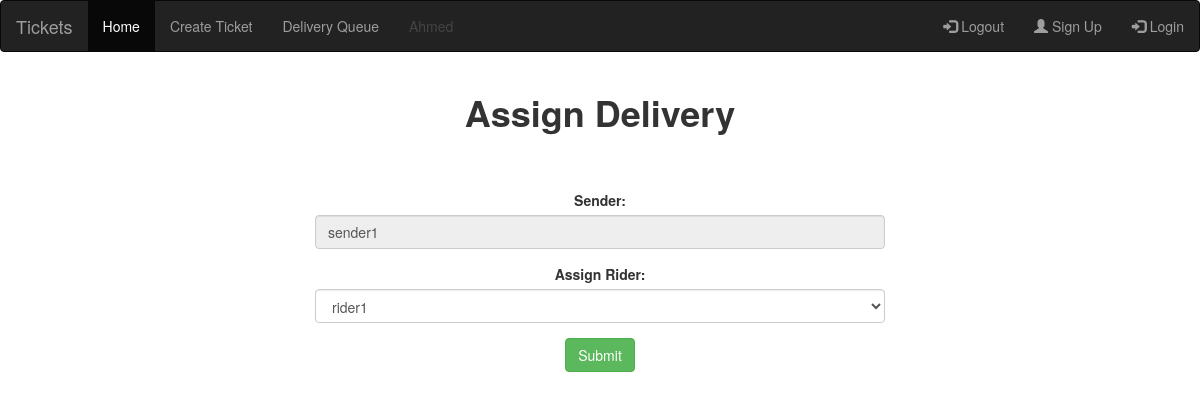
Page /delivery/assign_delivery/1 (signed in) on the committed database.
### users/models.py (models this page shows)
class User(AbstractUser):
    sender = models.BooleanField(default=False)
    rider = models.BooleanField(default=False)
    def __str__(self):
        return self.username

### delivery/models.py (models this page shows, shortened)
class Delivery(models.Model):
    sender = models.ForeignKey(User, on_delete=models.CASCADE)
    package_name = models.CharField(max_length=100)
    pickup_address = models.CharField(max_length=100)
    recipinet_name = models.CharField(max_length=100)
    recipinet_phone = models.CharField(max_length=50)
    recipinet_address = models.CharField(max_length=50)
    rider = models.ForeignKey(User ,on_delete=models.CASCADE, related_name='delivery_rider', null=True,blank=True)
    is_delivered = models.BooleanField(default=False)
    data_created = models.DateTimeField(auto_now_add=True)
    is_verified = models.BooleanField(default=False)
    has_rider = models.BooleanField(default=False)

### delivery/views.py (the view)
# urls.py: path('assign_delivery/<int:pk>', assign_delivery, name='assign_delivery'),
def assign_delivery(request,pk):
   obj = Delivery.objects.get(pk=pk)
   if request.method == 'POST':
      form = AssignDeleveryForm(request.POST, instance=obj)
      if form.is_valid():
        var = form.save(commit=False)
        var.has_rider = True
        var.save()
        messages.success(request, f'{var.rider} assign to deliver the pakage')
        return redirect('delivery_queue')
      else:
        messages.warning(request, 'Somthing went Error')
        return redirect('delivery_queue')
   else:
      form =AssignDeleveryForm(instance=obj)
      form.fields['rider'].queryset = User.objects.filter(rider=True)
      context = {
         "form":form,
         "obj":obj,
      }
      return render(request ,'assign_delevery.html',context)

### delivery/forms.py
class AssignDeleveryForm(forms.ModelForm):
    class Meta:
      model=Delivery
      fields = ['rider']

### delivery/templates/assign_delevery.html (shortened to what this page needs)
{% extends 'base.html' %}
{% load widget_tweaks %}
{% block body %}
<h1 style="text-align: center;"><strong>Assign Delivery</strong></h1>
<div style="width: 50%;margin-top: 5%;text-align: center;margin-left: 25%;">
  <form method="POST">
    <div class="form-group">
      <label for="name">Sender:</label>
      <input type="text" value="{{obj.sender}}" class="form-control" readonly>
    </div>
    <div class="form-group">
      <label for="pwd">Assign Rider:</label>
      {% render_field form.rider class="form-control" %}
    </div>
    <button type="submit" class="btn btn-success">Submit</button>
  </form>
</div>
{% endblock body %}

### templates/base.html (shortened to what this page needs)
<!DOCTYPE html>
<html lang="en">
<head>
  <link rel="stylesheet" href="https://maxcdn.bootstrapcdn.com/bootstrap/3.4.1/css/bootstrap.min.css">
</head>
<body>
    <nav class="navbar navbar-inverse">
      <div class="container-fluid">
        <div class="navbar-header">
          <a class="navbar-brand" href="/">Tickets</a>
        </div>
        <ul class="nav navbar-nav">
          <li class="active"><a href="#">Home</a></li>
          <li><a href="">Create Ticket</a></li>
          {% if request.user.sender %}
          <li><a href="{% url 'active_delivery' %}">Delivery Active</a></li>
          {% elif request.user.is_superuser %}
          <li><a href="{% url 'delivery_queue' %}">Delivery Queue</a></li>
          {% endif %}
          <li class="nav disabled"><a>{{request.user.username|capfirst}}</a></li>
        </ul>
        <ul class="nav navbar-nav navbar-right">
            <li><a href="{% url 'logout' %}"><span class="glyphicon glyphicon-log-in"></span> Logout</a></li>
            {% if request.user.is_superuser %}
            <li><a href="{% url 'register_rider' %}"><span class="glyphicon glyphicon-user"></span> Sign Up</a></li>
            {% endif %}
            <li><a href=""><span class="glyphicon glyphicon-log-in"></span> Login</a></li>
        </ul>
      </div>
    </nav>
  <div class="container mt-5">
    {% block body %}
    {% endblock body %}
  </div>
</body>
</html>

### rows in the picture
User: user.username "Ahmed"
Delivery: sender "sender1", rider "rider1"
